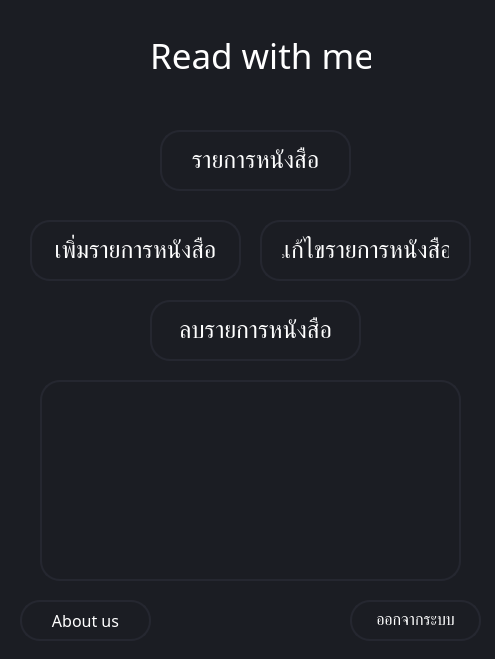
<?xml version="1.0" encoding="UTF-8"?>
<ui version="4.0">
 <class>uiHomePage</class>
 <widget class="QDialog" name="uiHomePage">
  <property name="geometry">
   <rect>
    <x>0</x>
    <y>0</y>
    <width>495</width>
    <height>659</height>
   </rect>
  </property>
  <property name="windowTitle">
   <string>Dialog</string>
  </property>
  <property name="autoFillBackground">
   <bool>false</bool>
  </property>
  <property name="styleSheet">
   <string notr="true">background-color: rgb(27, 29, 35);</string>
  </property>
  <widget class="QLabel" name="label">
   <property name="geometry">
    <rect>
     <x>150</x>
     <y>30</y>
     <width>221</width>
     <height>51</height>
    </rect>
   </property>
   <property name="font">
    <font>
     <family>Cloud Light</family>
     <pointsize>26</pointsize>
    </font>
   </property>
   <property name="styleSheet">
    <string notr="true">QLabel {
	Color: #FFF
}</string>
   </property>
   <property name="text">
    <string>Read with me</string>
   </property>
  </widget>
  <widget class="QPushButton" name="signoutButton">
   <property name="geometry">
    <rect>
     <x>350</x>
     <y>600</y>
     <width>131</width>
     <height>41</height>
    </rect>
   </property>
   <property name="font">
    <font>
     <family>Cloud Light</family>
     <pointsize>12</pointsize>
    </font>
   </property>
   <property name="styleSheet">
    <string notr="true">QPushButton {
	border: 2px solid rgb(37,39,48);
	border-radius: 20px;
	color: #FFF;
	padding-left: 20px;
	padding-right: 20px;
	backgroud-color: rgb(27, 29, 35);
}
QPushButton:hover {
	border: 2px solid rgb(48, 50, 62);
}
QPushButton:hover:pressed
{
  border: 2px solid rgb(255, 73, 73);
}</string>
   </property>
   <property name="text">
    <string>ออกจากระบบ</string>
   </property>
  </widget>
  <widget class="QListWidget" name="listWidget">
   <property name="geometry">
    <rect>
     <x>40</x>
     <y>380</y>
     <width>421</width>
     <height>201</height>
    </rect>
   </property>
   <property name="styleSheet">
    <string notr="true">QListWidget {
	border: 2px solid rgb(37,39,48);
	border-radius: 20px;
	color: #FFF;
	padding-left: 20px;
	padding-right: 20px;
	backgroud-color: rgb(27, 29, 35);
}
QListWidget:hover {
	border: 2px solid rgb(48, 50, 62);
}
QListWidget:hover:pressed
{
  border: 2px solid rgb(255, 73, 73);
}</string>
   </property>
  </widget>
  <widget class="QPushButton" name="bookList">
   <property name="geometry">
    <rect>
     <x>160</x>
     <y>130</y>
     <width>191</width>
     <height>61</height>
    </rect>
   </property>
   <property name="font">
    <font>
     <family>Cloud Light</family>
     <pointsize>18</pointsize>
    </font>
   </property>
   <property name="styleSheet">
    <string notr="true">QPushButton {
	border: 2px solid rgb(37,39,48);
	border-radius: 20px;
	color: #FFF;
	padding-left: 20px;
	padding-right: 20px;
	backgroud-color: rgb(27, 29, 35);
}
QPushButton:hover {
	border: 2px solid rgb(48, 50, 62);
}
QPushButton:hover:pressed
{
  border: 2px solid rgb(255, 73, 73);
}</string>
   </property>
   <property name="text">
    <string>รายการหนังสือ</string>
   </property>
  </widget>
  <widget class="QPushButton" name="bookAdd">
   <property name="geometry">
    <rect>
     <x>30</x>
     <y>220</y>
     <width>211</width>
     <height>61</height>
    </rect>
   </property>
   <property name="font">
    <font>
     <family>Cloud Light</family>
     <pointsize>18</pointsize>
    </font>
   </property>
   <property name="styleSheet">
    <string notr="true">QPushButton {
	border: 2px solid rgb(37,39,48);
	border-radius: 20px;
	color: #FFF;
	padding-left: 20px;
	padding-right: 20px;
	backgroud-color: rgb(27, 29, 35);
}
QPushButton:hover {
	border: 2px solid rgb(48, 50, 62);
}
QPushButton:hover:pressed
{
  border: 2px solid rgb(255, 73, 73);
}</string>
   </property>
   <property name="text">
    <string>เพิ่มรายการหนังสือ</string>
   </property>
  </widget>
  <widget class="QPushButton" name="bookEdit">
   <property name="geometry">
    <rect>
     <x>260</x>
     <y>220</y>
     <width>211</width>
     <height>61</height>
    </rect>
   </property>
   <property name="font">
    <font>
     <family>Cloud Light</family>
     <pointsize>18</pointsize>
    </font>
   </property>
   <property name="styleSheet">
    <string notr="true">QPushButton {
	border: 2px solid rgb(37,39,48);
	border-radius: 20px;
	color: #FFF;
	padding-left: 20px;
	padding-right: 20px;
	backgroud-color: rgb(27, 29, 35);
}
QPushButton:hover {
	border: 2px solid rgb(48, 50, 62);
}
QPushButton:hover:pressed
{
  border: 2px solid rgb(255, 73, 73);
}</string>
   </property>
   <property name="text">
    <string>แก้ไขรายการหนังสือ</string>
   </property>
  </widget>
  <widget class="QPushButton" name="bookDelete">
   <property name="geometry">
    <rect>
     <x>150</x>
     <y>300</y>
     <width>211</width>
     <height>61</height>
    </rect>
   </property>
   <property name="font">
    <font>
     <family>Cloud Light</family>
     <pointsize>18</pointsize>
    </font>
   </property>
   <property name="styleSheet">
    <string notr="true">QPushButton {
	border: 2px solid rgb(37,39,48);
	border-radius: 20px;
	color: #FFF;
	padding-left: 20px;
	padding-right: 20px;
	backgroud-color: rgb(27, 29, 35);
}
QPushButton:hover {
	border: 2px solid rgb(48, 50, 62);
}
QPushButton:hover:pressed
{
  border: 2px solid rgb(255, 73, 73);
}</string>
   </property>
   <property name="text">
    <string>ลบรายการหนังสือ</string>
   </property>
  </widget>
  <widget class="QPushButton" name="aboutusButton">
   <property name="geometry">
    <rect>
     <x>20</x>
     <y>600</y>
     <width>131</width>
     <height>41</height>
    </rect>
   </property>
   <property name="font">
    <font>
     <family>Cloud Light</family>
     <pointsize>12</pointsize>
    </font>
   </property>
   <property name="styleSheet">
    <string notr="true">QPushButton {
	border: 2px solid rgb(37,39,48);
	border-radius: 20px;
	color: #FFF;
	padding-left: 20px;
	padding-right: 20px;
	backgroud-color: rgb(27, 29, 35);
}
QPushButton:hover {
	border: 2px solid rgb(48, 50, 62);
}
QPushButton:hover:pressed
{
  border: 2px solid rgb(255, 73, 73);
}</string>
   </property>
   <property name="text">
    <string>About us</string>
   </property>
  </widget>
 </widget>
 <resources/>
 <connections/>
</ui>
